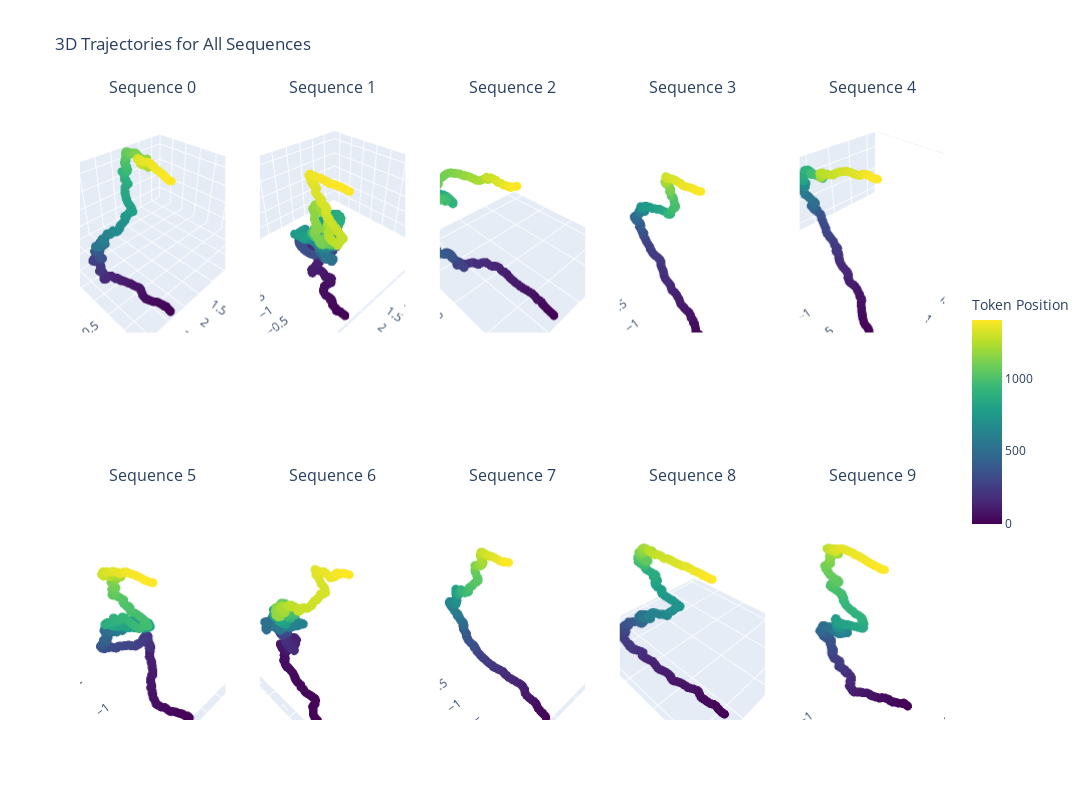

The notebook cell saved with this chart:
### Code cell
# Add each trajectory to its subplot
for i in range(10):
    coords = all_coords[i]
    row = (i // 5) + 1
    col = (i % 5) + 1
    
    # Create color values as token position
    color_values = list(range(len(coords)))
    
    fig.add_trace(
        go.Scatter3d(
            x=coords[:, 0],
            y=coords[:, 1], 
            z=coords[:, 2],
            mode='markers+lines',
            marker=dict(
                size=3,
                color=color_values,
                colorscale='viridis',
                showscale=True if i == 0 else False,  # Show colorbar only for first subplot
                colorbar=dict(
                    title="Token Position",
                    x=1.02,
                    len=0.4
                ) if i == 0 else None
            ),
            line=dict(
                color='rgba(0,0,0,0.3)',
                width=2
            ),
            showlegend=False
        ),
        row=row, col=col
    )

fig.update_layout(
    title='3D Trajectories for All Sequences',
    width=1600,
    height=800
)

# Update scene properties for all subplots
for i in range(1, 11):
    row = ((i-1) // 5) + 1
    col = ((i-1) % 5) + 1
    fig.update_scenes(
        xaxis_title='PC1',
        yaxis_title='PC2',
        zaxis_title='PC3',
        row=row, col=col
    )

fig.show()
# Plot how each PCA component varies with token sequence position, averaged across all sequences
import numpy as np

# Find the maximum sequence length to determine how many positions to plot
max_seq_len = max(len(coords) for coords in all_coords)

# Initialize arrays to store sums and counts for averaging
component_sums = np.zeros((max_seq_len, 9))  # 9 PCA components
position_counts = np.zeros(max_seq_len)

# Accumulate values for each position across all sequences
for coords in all_coords:
    seq_len = len(coords)
    for pos in range(seq_len):
        component_sums[pos] += coords[pos]
        position_counts[pos] += 1

# Calculate averages (only for positions that have data)
component_averages = np.zeros((max_seq_len, 9))
valid_positions = position_counts > 0
component_averages[valid_positions] = component_sums[valid_positions] / position_counts[valid_positions, np.newaxis]

fig = go.Figure()

# Plot each PCA component
for i in range(8):
    # Only plot positions that have data
    valid_pos_indices = np.where(valid_positions)[0]
    fig.add_trace(
        go.Scatter(
            x=valid_pos_indices,
            y=component_averages[valid_positions, i],
            mode='lines+markers',
            name=f'PC{i+1}',
            line=dict(width=2),
            marker=dict(size=4)
        )
    )

fig.update_layout(
    title='All PCA Components vs Token Position (Averaged Across All Sequences)',
    xaxis_title='Token Position',
    yaxis_title='Average PCA Component Value',
    width=1000,
    height=600,
    showlegend=True
)

fig.show()

### Figure 1 — Plotly figure (JSON) as saved in the notebook; plotly's stock layout.template omitted (floating-point values rounded to 4 significant figures; data arrays with more than 128 entries replaced by an {"elided": "..."} marker saying what was removed)
{"data": [{"line": {"color": "rgba(0,0,0,0.3)", "width": 2}, "marker": {"color": {"elided": "1403 int values"}, "colorbar": {"len": 0.4, "title": {"text": "Token Position"}, "x": 1.02}, "colorscale": [[0, "#440154"], [0.1111, "#482878"], [0.2222, "#3e4989"], [0.3333, "#31688e"], [0.4444, "#26828e"], [0.5556, "#1f9e89"], [0.6667, "#35b779"], [0.7778, "#6ece58"], [0.8889, "#b5de2b"], [1, "#fde725"]], "showscale": true, "size": 3}, "mode": "markers+lines", "scene": "scene", "showlegend": false, "type": "scatter3d", "x": {"elided": "1403 float values"}, "y": {"elided": "1403 float values"}, "z": {"elided": "1403 float values"}}, {"line": {"color": "rgba(0,0,0,0.3)", "width": 2}, "marker": {"color": {"elided": "4341 int values"}, "colorscale": [[0, "#440154"], [0.1111, "#482878"], [0.2222, "#3e4989"], [0.3333, "#31688e"], [0.4444, "#26828e"], [0.5556, "#1f9e89"], [0.6667, "#35b779"], [0.7778, "#6ece58"], [0.8889, "#b5de2b"], [1, "#fde725"]], "showscale": false, "size": 3}, "mode": "markers+lines", "scene": "scene2", "showlegend": false, "type": "scatter3d", "x": {"elided": "4341 float values"}, "y": {"elided": "4341 float values"}, "z": {"elided": "4341 float values"}}, {"line": {"color": "rgba(0,0,0,0.3)", "width": 2}, "marker": {"color": {"elided": "447 int values"}, "colorscale": [[0, "#440154"], [0.1111, "#482878"], [0.2222, "#3e4989"], [0.3333, "#31688e"], [0.4444, "#26828e"], [0.5556, "#1f9e89"], [0.6667, "#35b779"], [0.7778, "#6ece58"], [0.8889, "#b5de2b"], [1, "#fde725"]], "showscale": false, "size": 3}, "mode": "markers+lines", "scene": "scene3", "showlegend": false, "type": "scatter3d", "x": {"elided": "447 float values"}, "y": {"elided": "447 float values"}, "z": {"elided": "447 float values"}}, {"line": {"color": "rgba(0,0,0,0.3)", "width": 2}, "marker": {"color": {"elided": "498 int values"}, "colorscale": [[0, "#440154"], [0.1111, "#482878"], [0.2222, "#3e4989"], [0.3333, "#31688e"], [0.4444, "#26828e"], [0.5556, "#1f9e89"], [0.6667, "#35b779"], [0.7778, "#6ece58"], [0.8889, "#b5de2b"], [1, "#fde725"]], "showscale": false, "size": 3}, "mode": "markers+lines", "scene": "scene4", "showlegend": false, "type": "scatter3d", "x": {"elided": "498 float values"}, "y": {"elided": "498 float values"}, "z": {"elided": "498 float values"}}, {"line": {"color": "rgba(0,0,0,0.3)", "width": 2}, "marker": {"color": {"elided": "614 int values"}, "colorscale": [[0, "#440154"], [0.1111, "#482878"], [0.2222, "#3e4989"], [0.3333, "#31688e"], [0.4444, "#26828e"], [0.5556, "#1f9e89"], [0.6667, "#35b779"], [0.7778, "#6ece58"], [0.8889, "#b5de2b"], [1, "#fde725"]], "showscale": false, "size": 3}, "mode": "markers+lines", "scene": "scene5", "showlegend": false, "type": "scatter3d", "x": {"elided": "614 float values"}, "y": {"elided": "614 float values"}, "z": {"elided": "614 float values"}}, {"line": {"color": "rgba(0,0,0,0.3)", "width": 2}, "marker": {"color": {"elided": "1769 int values"}, "colorscale": [[0, "#440154"], [0.1111, "#482878"], [0.2222, "#3e4989"], [0.3333, "#31688e"], [0.4444, "#26828e"], [0.5556, "#1f9e89"], [0.6667, "#35b779"], [0.7778, "#6ece58"], [0.8889, "#b5de2b"], [1, "#fde725"]], "showscale": false, "size": 3}, "mode": "markers+lines", "scene": "scene6", "showlegend": false, "type": "scatter3d", "x": {"elided": "1769 float values"}, "y": {"elided": "1769 float values"}, "z": {"elided": "1769 float values"}}, {"line": {"color": "rgba(0,0,0,0.3)", "width": 2}, "marker": {"color": {"elided": "2590 int values"}, "colorscale": [[0, "#440154"], [0.1111, "#482878"], [0.2222, "#3e4989"], [0.3333, "#31688e"], [0.4444, "#26828e"], [0.5556, "#1f9e89"], [0.6667, "#35b779"], [0.7778, "#6ece58"], [0.8889, "#b5de2b"], [1, "#fde725"]], "showscale": false, "size": 3}, "mode": "markers+lines", "scene": "scene7", "showlegend": false, "type": "scatter3d", "x": {"elided": "2590 float values"}, "y": {"elided": "2590 float values"}, "z": {"elided": "2590 float values"}}, {"line": {"color": "rgba(0,0,0,0.3)", "width": 2}, "marker": {"color": {"elided": "444 int values"}, "colorscale": [[0, "#440154"], [0.1111, "#482878"], [0.2222, "#3e4989"], [0.3333, "#31688e"], [0.4444, "#26828e"], [0.5556, "#1f9e89"], [0.6667, "#35b779"], [0.7778, "#6ece58"], [0.8889, "#b5de2b"], [1, "#fde725"]], "showscale": false, "size": 3}, "mode": "markers+lines", "scene": "scene8", "showlegend": false, "type": "scatter3d", "x": {"elided": "444 float values"}, "y": {"elided": "444 float values"}, "z": {"elided": "444 float values"}}, {"line": {"color": "rgba(0,0,0,0.3)", "width": 2}, "marker": {"color": {"elided": "1148 int values"}, "colorscale": [[0, "#440154"], [0.1111, "#482878"], [0.2222, "#3e4989"], [0.3333, "#31688e"], [0.4444, "#26828e"], [0.5556, "#1f9e89"], [0.6667, "#35b779"], [0.7778, "#6ece58"], [0.8889, "#b5de2b"], [1, "#fde725"]], "showscale": false, "size": 3}, "mode": "markers+lines", "scene": "scene9", "showlegend": false, "type": "scatter3d", "x": {"elided": "1148 float values"}, "y": {"elided": "1148 float values"}, "z": {"elided": "1148 float values"}}, {"line": {"color": "rgba(0,0,0,0.3)", "width": 2}, "marker": {"color": {"elided": "1150 int values"}, "colorscale": [[0, "#440154"], [0.1111, "#482878"], [0.2222, "#3e4989"], [0.3333, "#31688e"], [0.4444, "#26828e"], [0.5556, "#1f9e89"], [0.6667, "#35b779"], [0.7778, "#6ece58"], [0.8889, "#b5de2b"], [1, "#fde725"]], "showscale": false, "size": 3}, "mode": "markers+lines", "scene": "scene10", "showlegend": false, "type": "scatter3d", "x": {"elided": "1150 float values"}, "y": {"elided": "1150 float values"}, "z": {"elided": "1150 float values"}}], "layout": {"annotations": [{"font": {"size": 16}, "showarrow": false, "text": "Sequence 0", "x": 0.084, "xanchor": "center", "xref": "paper", "y": 1, "yanchor": "bottom", "yref": "paper"}, {"font": {"size": 16}, "showarrow": false, "text": "Sequence 1", "x": 0.292, "xanchor": "center", "xref": "paper", "y": 1, "yanchor": "bottom", "yref": "paper"}, {"font": {"size": 16}, "showarrow": false, "text": "Sequence 2", "x": 0.5, "xanchor": "center", "xref": "paper", "y": 1, "yanchor": "bottom", "yref": "paper"}, {"font": {"size": 16}, "showarrow": false, "text": "Sequence 3", "x": 0.708, "xanchor": "center", "xref": "paper", "y": 1, "yanchor": "bottom", "yref": "paper"}, {"font": {"size": 16}, "showarrow": false, "text": "Sequence 4", "x": 0.916, "xanchor": "center", "xref": "paper", "y": 1, "yanchor": "bottom", "yref": "paper"}, {"font": {"size": 16}, "showarrow": false, "text": "Sequence 5", "x": 0.084, "xanchor": "center", "xref": "paper", "y": 0.375, "yanchor": "bottom", "yref": "paper"}, {"font": {"size": 16}, "showarrow": false, "text": "Sequence 6", "x": 0.292, "xanchor": "center", "xref": "paper", "y": 0.375, "yanchor": "bottom", "yref": "paper"}, {"font": {"size": 16}, "showarrow": false, "text": "Sequence 7", "x": 0.5, "xanchor": "center", "xref": "paper", "y": 0.375, "yanchor": "bottom", "yref": "paper"}, {"font": {"size": 16}, "showarrow": false, "text": "Sequence 8", "x": 0.708, "xanchor": "center", "xref": "paper", "y": 0.375, "yanchor": "bottom", "yref": "paper"}, {"font": {"size": 16}, "showarrow": false, "text": "Sequence 9", "x": 0.916, "xanchor": "center", "xref": "paper", "y": 0.375, "yanchor": "bottom", "yref": "paper"}], "height": 800, "scene": {"domain": {"x": [0, 0.168], "y": [0.625, 1]}, "xaxis": {"title": {"text": "PC1"}}, "yaxis": {"title": {"text": "PC2"}}, "zaxis": {"title": {"text": "PC3"}}}, "scene10": {"domain": {"x": [0.832, 1], "y": [0, 0.375]}, "xaxis": {"title": {"text": "PC1"}}, "yaxis": {"title": {"text": "PC2"}}, "zaxis": {"title": {"text": "PC3"}}}, "scene2": {"domain": {"x": [0.208, 0.376], "y": [0.625, 1]}, "xaxis": {"title": {"text": "PC1"}}, "yaxis": {"title": {"text": "PC2"}}, "zaxis": {"title": {"text": "PC3"}}}, "scene3": {"domain": {"x": [0.416, 0.584], "y": [0.625, 1]}, "xaxis": {"title": {"text": "PC1"}}, "yaxis": {"title": {"text": "PC2"}}, "zaxis": {"title": {"text": "PC3"}}}, "scene4": {"domain": {"x": [0.624, 0.792], "y": [0.625, 1]}, "xaxis": {"title": {"text": "PC1"}}, "yaxis": {"title": {"text": "PC2"}}, "zaxis": {"title": {"text": "PC3"}}}, "scene5": {"domain": {"x": [0.832, 1], "y": [0.625, 1]}, "xaxis": {"title": {"text": "PC1"}}, "yaxis": {"title": {"text": "PC2"}}, "zaxis": {"title": {"text": "PC3"}}}, "scene6": {"domain": {"x": [0, 0.168], "y": [0, 0.375]}, "xaxis": {"title": {"text": "PC1"}}, "yaxis": {"title": {"text": "PC2"}}, "zaxis": {"title": {"text": "PC3"}}}, "scene7": {"domain": {"x": [0.208, 0.376], "y": [0, 0.375]}, "xaxis": {"title": {"text": "PC1"}}, "yaxis": {"title": {"text": "PC2"}}, "zaxis": {"title": {"text": "PC3"}}}, "scene8": {"domain": {"x": [0.416, 0.584], "y": [0, 0.375]}, "xaxis": {"title": {"text": "PC1"}}, "yaxis": {"title": {"text": "PC2"}}, "zaxis": {"title": {"text": "PC3"}}}, "scene9": {"domain": {"x": [0.624, 0.792], "y": [0, 0.375]}, "xaxis": {"title": {"text": "PC1"}}, "yaxis": {"title": {"text": "PC2"}}, "zaxis": {"title": {"text": "PC3"}}}, "title": {"text": "3D Trajectories for All Sequences"}, "width": 1600}}
